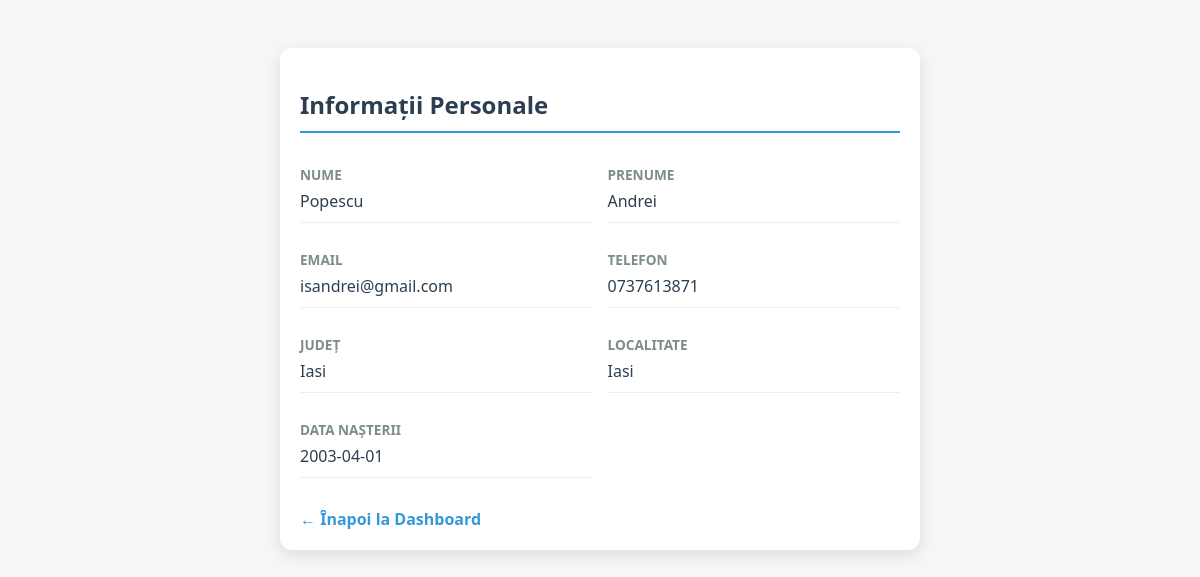
The page /pages/personal_information.php (signed in) on the database its author committed.
### tables this page shows
CREATE TABLE `user_details` (
  `id` int(11) NOT NULL,
  `user_id` int(11) NOT NULL,
  `nume` varchar(100) DEFAULT NULL,
  `prenume` varchar(100) DEFAULT NULL,
  `data_nasterii` date DEFAULT NULL,
  `judet` varchar(50) DEFAULT NULL,
  `oras` varchar(50) DEFAULT NULL,
  `adresa` varchar(255) DEFAULT NULL,
  `telefon` varchar(20) DEFAULT NULL
);

CREATE TABLE `users` (
  `id` int(11) NOT NULL,
  `username` varchar(50) NOT NULL,
  `email` varchar(100) NOT NULL,
  `password_hash` varchar(255) DEFAULT NULL,
  `role` enum('admin','trainer','member','kineto') NOT NULL DEFAULT 'member',
  `created_at` timestamp NOT NULL DEFAULT current_timestamp()
);

### pages/personal_information.php (the view, shortened to what this page needs)
<?php
require_once __DIR__ . '/../init.php';
$current_user_id = $_SESSION['user_id'];
$query = "SELECT u.email, u.role, d.nume, d.prenume, d.data_nasterii, d.judet, d.oras, d.adresa, d.telefon
          FROM users u
          LEFT JOIN user_details d ON u.id = d.user_id
          WHERE u.id = ?";
$stmt = $db->prepare($query);
$stmt->execute([$current_user_id]);
$userData = $stmt->fetch(PDO::FETCH_ASSOC);
?>
<!DOCTYPE html>
<html lang="ro">
<head>
</head>
<body>
<div class="container">
    <h2>Informații Personale</h2>
    <div class="info-grid">
        <div class="info-item">
            <span class="label">Nume</span>
            <span class="value">
                <?php echo isset($userData['nume']) ? htmlspecialchars($userData['nume']) : 'Nesetat'; ?>
            </span>
        </div>
        <div class="info-item">
            <span class="label">Prenume</span>
            <span class="value">
                <?php echo isset($userData['prenume']) ? htmlspecialchars($userData['prenume']) : 'Nesetat'; ?>
            </span>
        </div>
        <div class="info-item">
            <span class="label">Email</span>
            <span class="value"><?php echo htmlspecialchars($userData['email']); ?></span>
        </div>
        <div class="info-item">
            <span class="label">Telefon</span>
            <span class="value">
                <?php echo isset($userData['telefon']) ? htmlspecialchars($userData['telefon']) : '-'; ?>
            </span>
        </div>
        <div class="info-item">
            <span class="label">Județ</span>
            <span class="value">
                <?php echo isset($userData['judet']) ? htmlspecialchars($userData['judet']) : '-'; ?>
            </span>
        </div>
        <div class="info-item">
            <span class="label">Localitate</span>
            <span class="value">
                <?php echo isset($userData['oras']) ? htmlspecialchars($userData['oras']) : '-'; ?>
            </span>
        </div>
        <div class="info-item">
            <span class="label">Data Nașterii</span>
            <span class="value">
                <?php echo isset($userData['data_nasterii']) ? htmlspecialchars($userData['data_nasterii']) : '-'; ?>
            </span>
        </div>
    </div>
    <a href="../dashboard.php" class="back-link">← Înapoi la Dashboard</a>
</div>
</body>
</html>

### pages/personal_information.php (style rules this page uses)
body { font-family: 'Segoe UI', sans-serif; background-color: #f4f7f6; padding: 40px; }
.container { max-width: 600px; margin: auto; background: white; padding: 20px; border-radius: 12px; box-shadow: 0 5px 15px rgba(0, 0, 0, 0.1); }
h2 { color: #2c3e50; border-bottom: 2px solid #3498db; padding-bottom: 10px; }
.info-grid { display: grid; grid-template-columns: 1fr 1fr; gap: 15px; margin-top: 20px; }
.info-item { border-bottom: 1px solid #eee; padding: 10px 0; }
.label { font-weight: bold; color: #7f8c8d; font-size: 0.85em; text-transform: uppercase; }
.value { display: block; color: #2c3e50; margin-top: 5px; }
.back-link { display: block; margin-top: 30px; color: #3498db; text-decoration: none; font-weight: bold; }

### rows shown on the page
user_details: nume "Popescu", prenume "Andrei", user.email "isandrei@gmail.com", telefon "0737613871", judet "Iasi", oras "Iasi", data_nasterii "2003-04-01"
